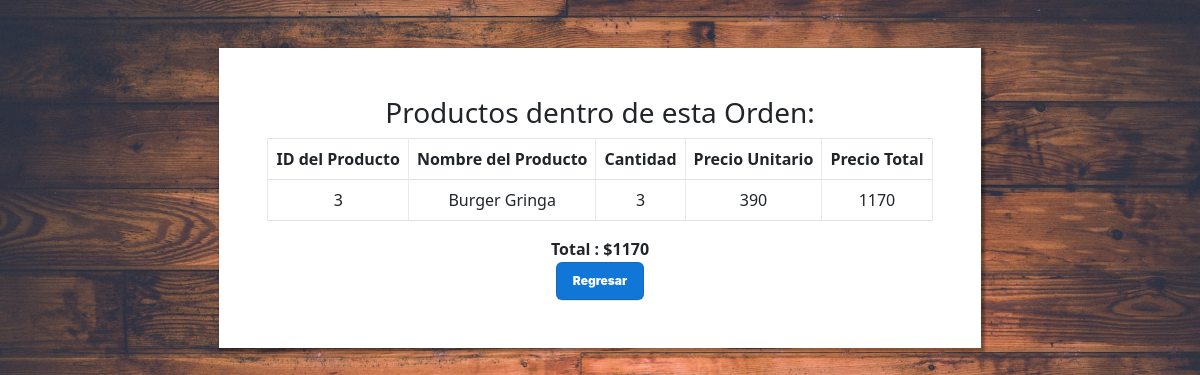
/PAGINA_VerProductosTuOrden.php?id=2 (signed in), run on an earlier commit of the app's database.
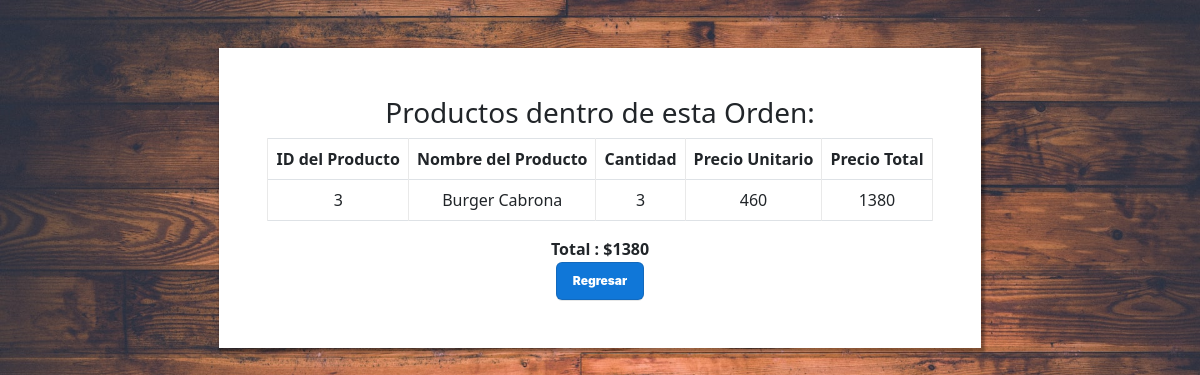
And on a later commit of the database.
### tables this page shows
CREATE TABLE `detalles_orden` (
  `id_detalle_orden` int(10) PRIMARY KEY NOT NULL AUTO_INCREMENT COMMENT 'ID de la línea',  
  `orden` int(10) NULL COMMENT 'ID de la orden',
  `producto_det` int(10) NULL COMMENT 'ID del producto de la línea',
  `cantidad_producto` int(10) NOT NULL COMMENT 'Cantidad del producto de la línea',
  CONSTRAINT orden FOREIGN KEY (orden) REFERENCES orden(id_orden),
  CONSTRAINT producto_det FOREIGN KEY (producto_det) REFERENCES producto(id_producto)
);

CREATE TABLE `producto` (
  `id_producto` int(10) PRIMARY KEY NOT NULL AUTO_INCREMENT COMMENT 'ID del Producto',
  `nombre` varchar(30) NOT NULL COMMENT 'Nombre del Producto',
  `precio` int(20) NOT NULL COMMENT 'Precio del Producto',
  `tipo` varchar(15) NOT NULL COMMENT 'Tipo de producto (Hamburguesa, Bebida, Acompañamiento).',
  `descripcion` varchar(180) NULL COMMENT 'Descripcion del Producto'
);

### modelo/conexion.php (called while the page is built)
<?php
class Conectar{
    public static function conexion (){
        try{
            $host ="localhost";
            $user ="root";
            $pass="";
            $bd="proyecto_grupo2";
            $con = mysqli_connect($host,$user,$pass);
            mysqli_select_db($con,$bd);
            return $con;
        }catch(Exception $e){
    die('Error'.$e->getMessage());
    echo "La linea de error " . $e->getLine();
        }
    }
    }
?>

### modelo/Orden.php (called while the page is built, shortened)
<?php
class Orden
{
    private $con;
    private $detalles_orden;
    public function __construct()
    {
        require_once("conexion.php");
        $this->con = conectar::conexion();
    }
    public function listar_productos_orden($id_orden)
    {
        $sql = "SELECT producto.id_producto as id_producto, detalles_orden.id_detalle_orden as identificador_detalle,
        producto.nombre as nombre,
        detalles_orden.cantidad_producto as cantidad,
        producto.precio as precio_linea, producto.precio*detalles_orden.cantidad_producto as total_linea
        FROM detalles_orden , producto
        WHERE detalles_orden.orden = $id_orden AND detalles_orden.producto_det = producto.id_producto ORDER BY id_detalle_orden";
        $result = mysqli_query($this->con, $sql);
        while ($filas = mysqli_fetch_array($result)) {
            $this->detalles_orden[] = $filas;
        }
        return $this->detalles_orden;
    }
}
?>

### vista/Productos_Orden_CLIENTE.php (the view, shortened to what this page needs)
<!DOCTYPE html>
<html lang="es">
<head>
</head>
<body>
    <div class="div-menu">
        <h3 class="centrado">Productos dentro de esta Orden:</h3>
        <form method="POST">
            <table class="table table-bordered">
                <thead>
                    <tr>
                        <th>ID del Producto</th>
                        <th>Nombre del Producto</th>
                        <th>Cantidad</th>
                        <th>Precio Unitario</th>
                        <th>Precio Total</th>
                    </tr>
                </thead>
        </form>
        <tbody>
            <?php $precio_total = 0;
               foreach ($resultado as $detalle) : ?>
                <tr>
                    <td><?php echo $detalle['id_producto'] ?></td>
                    <td><?php echo $detalle['nombre'] ?></td>
                    <td><?php echo $detalle['cantidad'] ?></td>
                    <td><?php echo $detalle['precio_linea'] ?></td>
                    <td><?php $precio_total = $precio_total + $detalle['total_linea'];
                           echo $detalle['total_linea'] ?></td>
                </tr>
            <?php endforeach; ?>
        </tbody>
        <div class="centrado">
            <b>Total : $<?php echo $precio_total; ?></b>
            <br>
            <button class="button-2"><a href="PAGINA_MisOrdenes.php" style="color:white;text-decoration:none;">Regresar</a></button>
        </div>
    </div>
</body>
</html>

What changed in the data, as far as the page shows it:
changed through a linked row, detalles_orden: producto_det.nombre "Burger Gringa" → "Burger Cabrona"; producto_det.precio "390" → "460"; total_linea "1170" → "1380"
Also different on the page:
$precio_total: "1170" → "1380"
